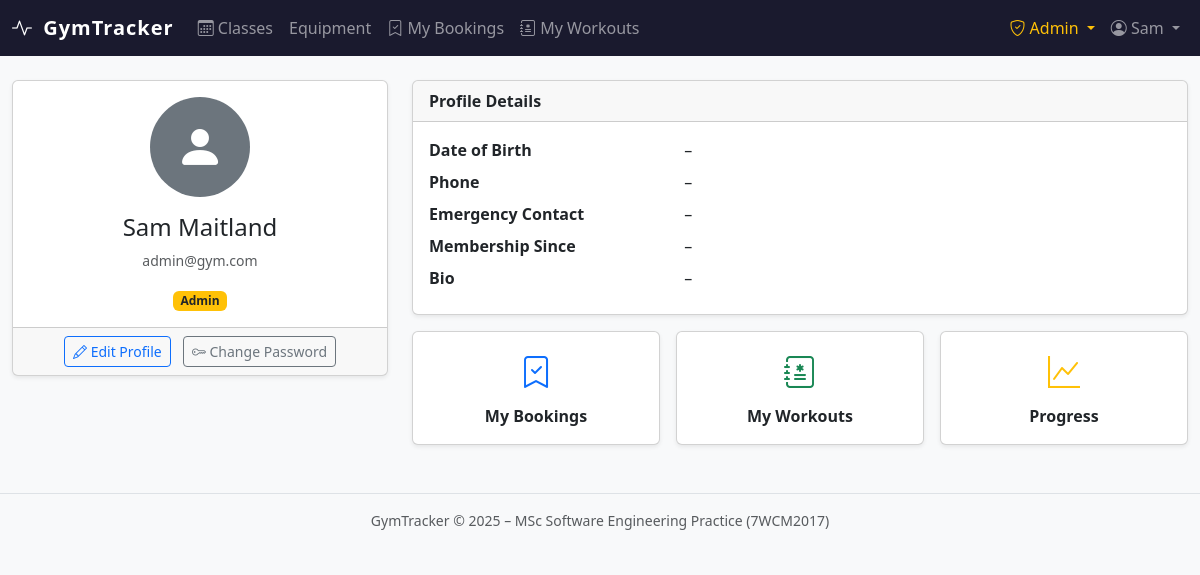
The page /accounts/profile/ (signed in) on the database its author committed.
### accounts/models.py (models this page shows, shortened)
class User(AbstractBaseUser, PermissionsMixin):
    class Role(models.TextChoices):
        MEMBER = 'MEMBER', 'Member'
        ADMIN = 'ADMIN', 'Admin'
    email = models.EmailField(unique=True)
    first_name = models.CharField(max_length=150, blank=True)
    last_name = models.CharField(max_length=150, blank=True)
    role = models.CharField(max_length=10, choices=Role.choices, default=Role.MEMBER)
    is_active = models.BooleanField(default=True)
    is_staff = models.BooleanField(default=False)
    date_joined = models.DateTimeField(default=timezone.now)
    USERNAME_FIELD = 'email'
    REQUIRED_FIELDS = []
    objects = UserManager()
    class Meta:
        verbose_name = 'user'
        verbose_name_plural = 'users'
    @property
    def full_name(self):
        return f"{self.first_name} {self.last_name}".strip() or self.email
    @property
    def is_admin_role(self):
        return self.role == self.Role.ADMIN or self.is_staff or self.is_superuser

class MemberProfile(models.Model):
    user = models.OneToOneField(User, on_delete=models.CASCADE, related_name='profile')
    bio = models.TextField(blank=True, max_length=500)
    date_of_birth = models.DateField(null=True, blank=True)
    phone = models.CharField(max_length=20, blank=True)
    emergency_contact = models.CharField(max_length=200, blank=True)
    membership_start = models.DateField(null=True, blank=True)
    avatar = models.ImageField(upload_to='avatars/', null=True, blank=True)
    created_at = models.DateTimeField(auto_now_add=True)
    updated_at = models.DateTimeField(auto_now=True)

### accounts/views.py (the view)
# urls.py: path('profile/', views.profile_view, name='profile'),
@login_required
def profile_view(request):
    profile, _ = MemberProfile.objects.get_or_create(user=request.user)
    return render(request, 'accounts/profile.html', {'profile': profile})

### accounts/templates/accounts/profile.html (shortened to what this page needs)
{% extends "base.html" %}
{% block content %}
<div class="row">
  <div class="col-md-4 mb-4">
    <div class="card shadow-sm">
      <div class="card-body text-center">
        {% if profile.avatar %}
          <img src="{{ profile.avatar.url }}" class="rounded-circle mb-3" width="100" height="100" alt="Avatar">
        {% else %}
          <div class="bg-secondary rounded-circle d-inline-flex align-items-center justify-content-center mb-3" style="width:100px;height:100px;">
            <i class="bi bi-person-fill text-white" style="font-size:3rem;"></i>
          </div>
        {% endif %}
        <h4>{{ user.full_name }}</h4>
        <p class="text-muted small">{{ user.email }}</p>
        <span class="badge {% if user.is_admin_role %}bg-warning text-dark{% else %}bg-primary{% endif %}">
          {{ user.get_role_display }}
        </span>
      </div>
      <div class="card-footer text-center">
        <a href="{% url 'accounts:profile_edit' %}" class="btn btn-sm btn-outline-primary me-2">
          <i class="bi bi-pencil"></i> Edit Profile
        </a>
        <a href="{% url 'accounts:change_password' %}" class="btn btn-sm btn-outline-secondary">
          <i class="bi bi-key"></i> Change Password
        </a>
      </div>
    </div>
  </div>
  <div class="col-md-8">
    <div class="card shadow-sm mb-3">
      <div class="card-header"><strong>Profile Details</strong></div>
      <div class="card-body">
        <dl class="row mb-0">
          <dt class="col-sm-4">Date of Birth</dt>
          <dd class="col-sm-8">{{ profile.date_of_birth|default:"–" }}</dd>
          <dt class="col-sm-4">Phone</dt>
          <dd class="col-sm-8">{{ profile.phone|default:"–" }}</dd>
          <dt class="col-sm-4">Emergency Contact</dt>
          <dd class="col-sm-8">{{ profile.emergency_contact|default:"–" }}</dd>
          <dt class="col-sm-4">Membership Since</dt>
          <dd class="col-sm-8">{{ profile.membership_start|default:"–" }}</dd>
          <dt class="col-sm-4">Bio</dt>
          <dd class="col-sm-8">{{ profile.bio|default:"–" }}</dd>
        </dl>
      </div>
    </div>
    <div class="row g-3">
      <div class="col-sm-4">
        <a href="{% url 'bookings:my_bookings' %}" class="card text-decoration-none text-center p-3 shadow-sm h-100">
          <i class="bi bi-bookmark-check fs-2 text-primary"></i>
          <div class="mt-2 fw-semibold">My Bookings</div>
        </a>
      </div>
      <div class="col-sm-4">
        <a href="{% url 'tracker:session_list' %}" class="card text-decoration-none text-center p-3 shadow-sm h-100">
          <i class="bi bi-journal-medical fs-2 text-success"></i>
          <div class="mt-2 fw-semibold">My Workouts</div>
        </a>
      </div>
      <div class="col-sm-4">
        <a href="{% url 'tracker:progress' %}" class="card text-decoration-none text-center p-3 shadow-sm h-100">
          <i class="bi bi-graph-up fs-2 text-warning"></i>
          <div class="mt-2 fw-semibold">Progress</div>
        </a>
      </div>
    </div>
  </div>
</div>
{% endblock %}

### templates/base.html (shortened to what this page needs)
<!DOCTYPE html>
<html lang="en">
<head>
  <link rel="stylesheet" href="https://cdn.jsdelivr.net/npm/bootstrap@5.3.2/dist/css/bootstrap.min.css">
  <link rel="stylesheet" href="https://cdn.jsdelivr.net/npm/bootstrap-icons@1.11.3/font/bootstrap-icons.min.css">
</head>
<body>
<nav class="navbar navbar-expand-lg navbar-dark">
  <div class="container-fluid">
    <a class="navbar-brand text-white" href="{% url 'gym:dashboard' %}">
      <i class="bi bi-activity me-1"></i> GymTracker
    </a>
    <div class="collapse navbar-collapse" id="mainNav">
      <ul class="navbar-nav me-auto">
        {% if user.is_authenticated %}
        <li class="nav-item">
          <a class="nav-link {% block nav_classes_active %}{% endblock %}" href="{% url 'gym:class_list' %}">
            <i class="bi bi-calendar3"></i> Classes
          </a>
        </li>
        <li class="nav-item">
          <a class="nav-link {% block nav_equip_active %}{% endblock %}" href="{% url 'gym:equipment_list' %}">
             Equipment
          </a>
        </li>
        <li class="nav-item">
          <a class="nav-link {% block nav_bookings_active %}{% endblock %}" href="{% url 'bookings:my_bookings' %}">
            <i class="bi bi-bookmark-check"></i> My Bookings
          </a>
        </li>
        <li class="nav-item">
          <a class="nav-link {% block nav_tracker_active %}{% endblock %}" href="{% url 'tracker:session_list' %}">
            <i class="bi bi-journal-medical"></i> My Workouts
          </a>
        </li>
        {% endif %}
      </ul>
      <ul class="navbar-nav ms-auto">
        {% if user.is_authenticated %}
          {% if user.is_admin_role %}
          <li class="nav-item dropdown">
            <a class="nav-link dropdown-toggle text-warning" href="#" data-bs-toggle="dropdown">
              <i class="bi bi-shield-check"></i> Admin
            </a>
          </li>
          {% endif %}
          <li class="nav-item dropdown">
            <a class="nav-link dropdown-toggle" href="#" data-bs-toggle="dropdown">
              <i class="bi bi-person-circle"></i> {{ user.first_name|default:user.email }}
            </a>
          </li>
        {% else %}
          <li class="nav-item"><a class="nav-link" href="{% url 'accounts:login' %}">Log in</a></li>
          <li class="nav-item"><a class="nav-link btn btn-outline-light btn-sm px-3 ms-2" href="{% url 'accounts:register' %}">Register</a></li>
        {% endif %}
      </ul>
    </div>
  </div>
</nav>
<main class="container-fluid py-4">
  {% block content %}{% endblock %}
</main>
<footer class="text-center text-muted py-3 border-top mt-4 small">
  GymTracker &copy; 2025 – MSc Software Engineering Practice (7WCM2017)
</footer>
</body>
</html>

### templates/base.html (style rules this page uses)
:root { --gt-primary: #0d6efd; --gt-dark: #1a1a2e; }
body { background: #f8f9fa; }
.navbar { background: var(--gt-dark) !important; }
.navbar-brand { font-weight: 700; letter-spacing: 0.05em; }

### rows shown on the page
User: first_name "Sam", full_name "Sam Maitland", email "admin@gym.com", role "Admin"
MemberProfile: date_of_birth "–", phone "–", emergency_contact "–", membership_start "–", bio "–"
